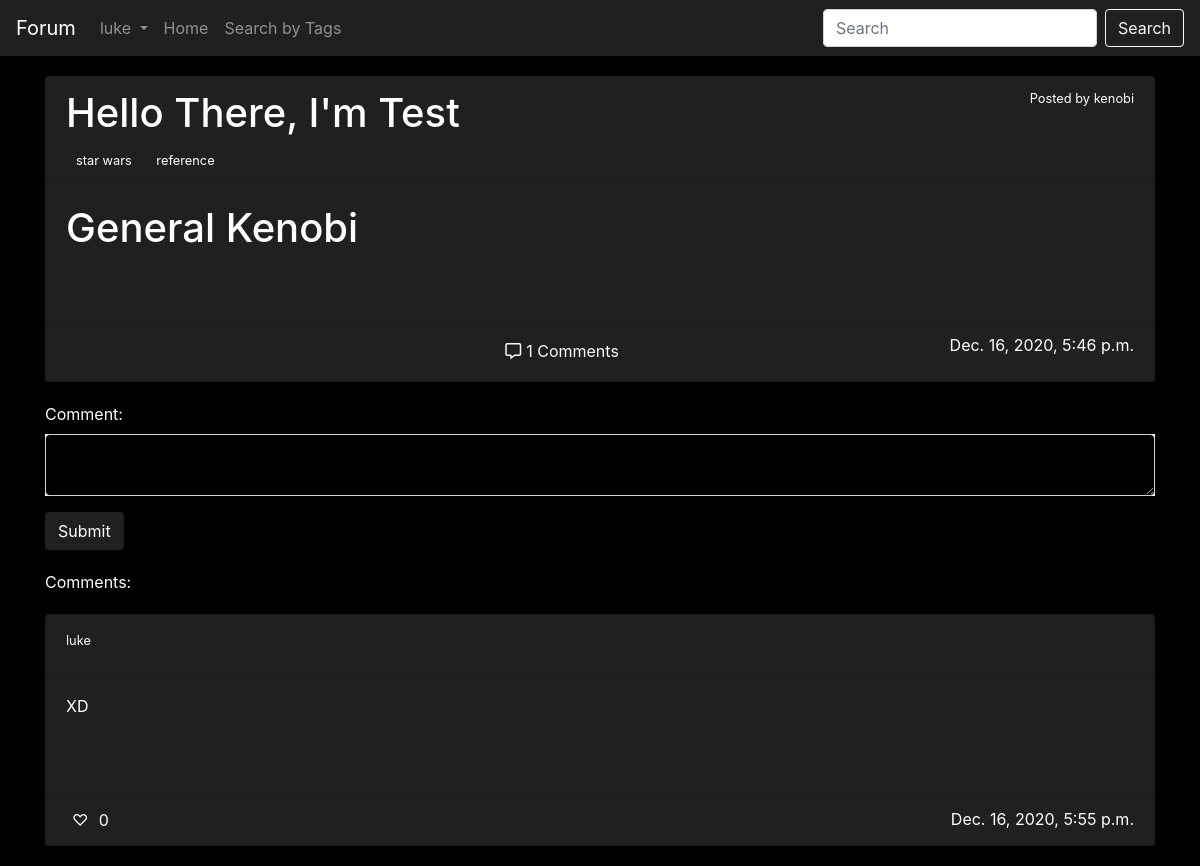
The page /post/10 (signed in) on the database its author committed.
### final_project/models.py (models this page shows, shortened)
class User(AbstractUser):
    pass

class Post(models.Model):
    user = models.ForeignKey(User, on_delete = models.CASCADE, related_name = "posts")
    title = models.CharField(max_length = 128)
    content = models.TextField()
    time_stamp = models.DateTimeField(auto_now = False, auto_now_add = True)
    likes = models.IntegerField(default = 0)
    comments = models.IntegerField(default = 0)

class Tag(models.Model):
    post = models.ForeignKey(Post, on_delete = models.CASCADE, related_name = "tags")
    content = models.TextField()

class Comment(models.Model):
    post = models.ForeignKey(Post, on_delete = models.CASCADE, related_name = "comment")
    user = models.ForeignKey(User, on_delete = models.CASCADE, related_name = "commenter")
    content = models.TextField()
    time_stamp = models.DateTimeField(auto_now = False, auto_now_add = True)
    likes = models.IntegerField(default = 0)

### final_project/views.py (the view)
# urls.py: path("post/<int:post_id>", views.post, name = "post"),
def post(request, post_id):
    if(request.method == "POST" and request.user.is_authenticated):
        post = Post.objects.get(pk = post_id)
        comment = Comment(user = request.user, content = request.POST["content"], time_stamp = datetime.datetime.utcnow(), post = post)
        post.comments += 1
        comment.save()
        post.save()
        post.content = markdown2.markdown(post.content)
        liked_post = bool(len(PostLike.objects.filter(user = request.user, post = post).all()))
        tags = Tag.objects.filter(post = post)
        comments = Comment.objects.filter(post = post)
        for comment in comments:
            comment.content = markdown2.markdown(comment.content)
        liked_comments = CommentLike.objects.filter(user = request.user)
        liked_comments_id = []
        for comment in comments:
            for liked_comment in liked_comments:
                if(comment.id == liked_comment.comment.id):
                    liked_comments_id.append(comment.id)
                    break
        return render(request, "final_project/post.html",
            {
                "post":post,
                "liked_comments":liked_comments_id,
                "liked_post":liked_post,
                "tags":tags,
                "comments":comments,
            }
        )
    elif(request.user.is_authenticated):
        post = Post.objects.get(pk = post_id)
        post.content = markdown2.markdown(post.content)
        liked_post = bool(len(PostLike.objects.filter(user = request.user, post = post).all()))
        tags = Tag.objects.filter(post = post)
        comments = Comment.objects.filter(post = post)
        for comment in comments:
            comment.content = markdown2.markdown(comment.content)
        liked_comments = CommentLike.objects.filter(user = request.user)
        liked_comments_id = []
        for comment in comments:
            for liked_comment in liked_comments:
                if(comment.id == liked_comment.comment.id):
                    liked_comments_id.append(comment.id)
                    break
        print(post.likes)
        return render(request, "final_project/post.html",
            {
                "post":post,
                "liked_comments":liked_comments_id,
                "liked_post":liked_post,
                "tags":tags,
                "comments":comments,
            }
        )

### final_project/templates/final_project/post.html (shortened to what this page needs)
{% extends "final_project/layout.html" %}
{% load tz %}
{% block body %}
    <div class="container" style="">
        <div class="card" style="margin-top: 20px;margin-bottom: 20px;color: white; background-color: #202020;" id = "{{ post.id }}">
            <div class="card-header" style="color: white; background-color: #202020;">
                <h1 style="display: inline;">{{ post.title }}</h1>
                <small style="display: inline; float: right;">Posted by <a href="#" style="display: inline; color: white;">{{ post.user.username }} </a></small>
                <br>
                <div style="margin-top: 10px;">
                {% for tag in tags %}
                    {% if tag.post == post %}
                        <a href="{% url 'search_tag' tag.content %}" style="text-decoration: none; color: white;"><small style="margin:5px;border-width: thin; padding: 5px">{{ tag.content }}</small></a>
                    {% endif %}
                {% endfor %}
                </div>
            </div>
            <div class="card-body container" style="background-color: #202020; color: white;">
                {{ post.content | safe}}
            </div>
            <div class="card-footer" style="background-color: #202020; color: white;">
                <div style="display: inline;">
                    <span style="padding-left: 40%;"><button type="button" style="border: none;" class="btn btn-outline-light"><i class='far fa-comment-alt' style='font-size:16px; padding-right: 5px;'></i>{{ post.comments}} Comments</button></span>
                    <span style="float: right;">{{ post.time_stamp | localtime }}</span>
                </div>
            </div>
        </div>
    </div>
    <div class="container">
            <form action="{% url 'post' post.id %}" method="post">
                <label for = "form">Comment: </label>
                <div class="form-group bg-light">
                    <textarea id="form" name="content" class="form-control" style="background-color: black;color:#fff;"></textarea>
                </div>
                <button type="submit" class="btn" style="background-color: #202020; color: white;">Submit</button>
            </form>
    </div>
    {% if comments %}
        <div class="container">
            <p style="margin-top: 20px;margin-bottom: 20px;">Comments:</p>
        </div>
    {% endif %}
    {% for comment in comments %}
        <div class="container" style="">
            <div class="card" style="margin-top: 20px;margin-bottom: 20px;color: white; background-color: #202020;" id = "{{ comment.id }}">
                <div class="card-header" style="color: white; background-color: #202020;">
                    <small style="display: inline;"><a href="#" style="display: inline; color: white;">{{ comment.user.username }} </a></small>
                    <br>
                </div>
                <div class="card-body container" style="background-color: #202020; color: white;">
                    {{ comment.content | safe}}
                </div>
                <div class="card-footer" style="background-color: #202020; color: white;">
                    {% if comment.user.username != user.username %}
                        <div style="display: inline;" class="likes" id="p{{ comment.id }}">
                        </div>
                        <script type="text/babel">
                            class App extends React.Component {
                                constructor(props){
                                    super(props);
                                    {% if comment.id in liked_comments %}
                                        this.state = {
                                            likes: {{ comment.likes }},
                                            emoji: "\u2665"
                                        };
                                    {% else %}
                                        this.state = {
                                            likes: {{ comment.likes }},
                                            emoji: "\u2661"
                                        };
                                    {% endif %}
                                }
                                render() {
                                    return (
                                        <div style={% verbatim %}{{display: "inline"}}{% endverbatim %}>
                                            {% if user.is_authenticated %}
                                                <button style={% verbatim %}{{border: "none", backgroundColor: "#202020", color: "white"}}{% endverbatim %} onClick={this.likes} >{this.state.emoji}</button>
                                            {% else %}
                                                <button style={% verbatim %}{{border: "none", backgroundColor: "#202020", color: "white"}}{% endverbatim %}>{this.state.emoji}</button>
                                            {% endif %}
                                            {this.state.likes}
                                        </div>
                                    );
                                }
                                likes = ()=>{
                                    if(this.state.emoji === "♥"){
                                        fetch("/liked_comment/{{ comment.id }}");
                                        this.setState(state=>({
                                            likes: state.likes - 1,
                                            emoji: "\u2661"
                                        }));
                                    }
                                    else{
                                        fetch("/liked_comment/{{ comment.id }}");
                                        this.setState(state=>({
                                            likes: state.likes + 1,
                                            emoji: "\u2665"
                                        }));
                                    }
                                }
                            }
                            ReactDOM.render(<App />, document.querySelector("#p{{ comment.id }}"));
                        </script>
                    {% else %}
                        <div style="display: inline;">
                            <button style="border: none; background-color: #202020; color: white;">&#9825;</button>
                            {{ comment.likes }}
                        </div>
                    {% endif %}
                    <div style="display: inline;">
                        <span style="float: right;">{{ comment.time_stamp | localtime }}</span>
                    </div>
                </div>
            </div>
        </div>
    {% endfor %}
{% endblock %}

### final_project/templates/final_project/layout.html (shortened to what this page needs)
{% load static %}
<!DOCTYPE html>
<html lang="en">
    <head>
        <link rel="stylesheet" href="https://stackpath.bootstrapcdn.com/bootstrap/4.4.1/css/bootstrap.min.css">
        <link rel="stylesheet" href="https://cdnjs.cloudflare.com/ajax/libs/font-awesome/4.7.0/css/font-awesome.min.css">
        <link rel="stylesheet" href="https://cdn.jsdelivr.net/simplemde/latest/simplemde.min.css">
        <link rel="stylesheet" type="text/css" href="{% static 'final_project/style.css' %}">
    </head>
    <body style="color: white; background-color: black;">
        <nav class="navbar navbar-expand-lg navbar-dark" style="background-color: #202020;">
            <a class="navbar-brand" href="#">Forum</a>
            <div class="collapse navbar-collapse" id="navbarToggler">
                <ul class="navbar-nav mr-auto mt-2 mt-lg-0">
                    {% if user.is_authenticated %}
                        <li class="nav-item dropdown">
                            <a class="nav-link dropdown-toggle" href="#" id="navbarDropdownMenuLink" data-toggle="dropdown" aria-haspopup="true" aria-expanded="false">
                                {{ user.username }}
                            </a>
                        </li>
                    {% endif %}
                    <li class="nav-item">
                        <a class="nav-link" href="{% url 'index' %}">Home</a>
                    </li>
                    <li class="nav-item">
                        <a class="nav-link" href="{% url 'search_by_tags' %}">Search by Tags</a>
                    </li>
                </ul>
                <form class="form-inline my-2 my-lg-0" action="{% url 'search_by_title' %}" method="post">
                    <input class="form-control mr-sm-2" name = "title" type="search" placeholder="Search">
                    <button class="btn btn-outline-light my-2 my-sm-0" type="submit">Search</button>
                </form>
            </div>
        </nav>
        <div class="body">
            {% block body %}
            {% endblock %}
        </div>
    </body>
</html>

### rows shown on the page
User: username "luke"
Post: title "Hello There, I'm Test", user.username "kenobi", content "General Kenobi", comments "1", time_stamp "Dec. 16, 2020, 5:46 p.m."
Tag: content "star wars"
Tag: content "reference"
Comment: user.username "luke", content "XD", likes "0", time_stamp "Dec. 16, 2020, 5:55 p.m."
